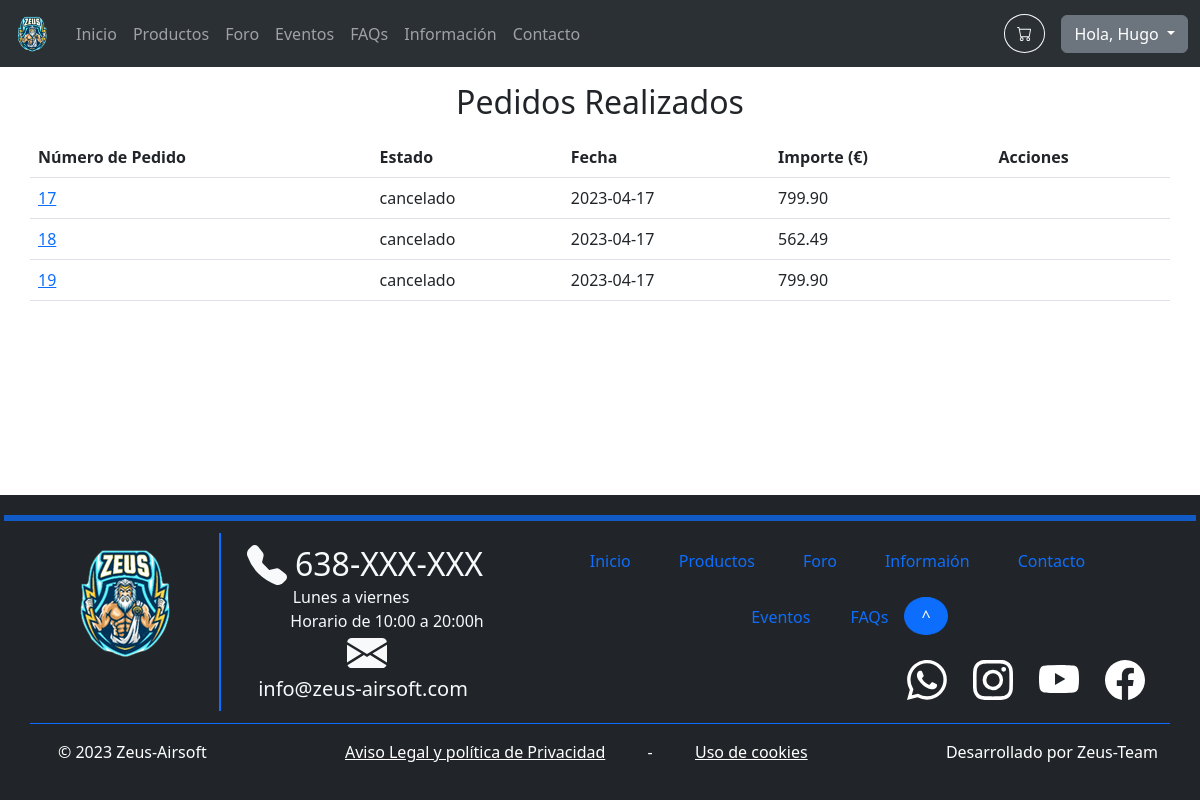
The app's page /orders.php (signed in), older data.
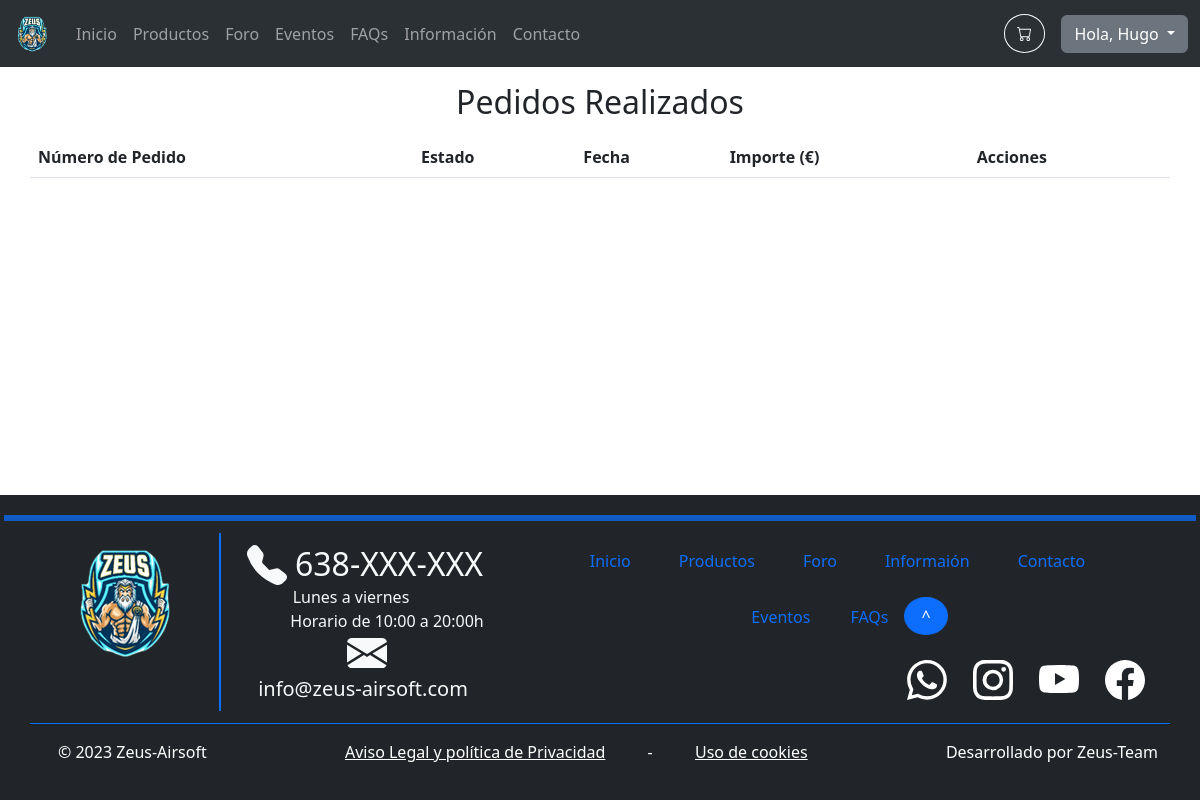
The same page, newer data.
### tables this page shows
CREATE TABLE `orders` (
  `id` int(11) NOT NULL,
  `state` varchar(1000) NOT NULL,
  `date` date NOT NULL,
  `amount` decimal(10,2) NOT NULL,
  `quantity` int(11) NOT NULL,
  `paymentMethod` varchar(1000) NOT NULL,
  `address` varchar(1000) NOT NULL
);

### includes/config.php (called while the page is built, shortened)
<?php
spl_autoload_register(function ($class) {
	$namespaceLength = strlen(NAMESPACE_PREFIX);
	$relativeClass = substr($class, $namespaceLength);
	$file = INCLUDES_ROOT . '/' . str_replace('\\', '/', $relativeClass) . '.php';
});

### includes/database/DatabaseProxy.php (called while the page is built, shortened)
<?php
require_once 'includes/config.php';
class DatabaseProxy
{
    private $m_Connection;
    public function __construct($databaseOptions = array())
    {
        $databaseOptions = array_merge(self::DEFAULT_OPTIONS, $databaseOptions);
        $host = $databaseOptions[self::HOST_KEY];
        $name = $databaseOptions[self::DATABASE_NAME_KEY];
        $username = $databaseOptions[self::USERNAME_KEY];
        $password = $databaseOptions[self::PASSWORD_KEY];
        $PDOOptions = $databaseOptions[self::PDO_OPTIONS_KEY];
        try {
            $this->m_Connection = new PDO("mysql:host=$host;dbname=$name", $username, $password, $PDOOptions);
        } catch (PDOException $e) {
            die('PDO connection error: ' . $e->getMessage());
        }
    }
    public function prepare($query)
    {
        return $this->m_Connection->prepare($query);
    }
}

### includes/Application.php (called while the page is built, shortened)
<?php
require_once 'includes/config.php';
class Application
{
    private static $s_Instance;
    private $m_DatabaseProxy;
    private function __construct()
    {
        $this->m_DatabaseProxy = new DatabaseProxy();
    }
    public static function getInstance() : Application
    {
        if (!isset(self::$s_Instance))
            self::$s_Instance = new Application();
        return self::$s_Instance;
    }
    public function getDatabaseProxy() : DatabaseProxy
    {
        return $this->m_DatabaseProxy;
    }
}

### includes/DTO/UserDTO.php (called while the page is built, shortened)
<?php
require_once 'includes/config.php';
class UserDTO extends DTO
{
    private $m_ID;
    private $m_Name;
    public function getID()
    {
        return $this->m_ID;
    }
    public function getName()
    {
        return $this->m_Name;
    }
}

### includes/DAO/DAO.php (called while the page is built, shortened)
<?php
require_once 'includes/config.php';
abstract class DAO
{
    public function __construct($tableName)
    {
        $this->m_DatabaseProxy = Application::getInstance()->getDatabaseProxy();
    }
}

### includes/DAO/OrderDAO.php (called while the page is built, shortened)
<?php
require_once 'includes/config.php';
class OrderDAO extends DAO
{
    public function getOrderForUser($userID): array
    {
        $query = 'SELECT o.id AS orderID,  o.state AS stateO, o.date AS dateO, o.amount AS amountO, o.quantity AS quantityO, o.paymentMethod AS paymentMethodO, o.address AS addressO
        FROM orders o
        INNER JOIN users_orders uo ON o.id = uo.orderID
        WHERE uo.userID = :userID';
        $statement = $this->m_DatabaseProxy->prepare($query);
        $statement->bindParam(':userID', $userID);
        $statement->execute();
        return $statement->fetchAll();
    }
}

### orders.php (the view, shortened to what this page needs)
<?php
require_once 'includes/config.php';
$userID = $_SESSION['user']->getID();
$orderDAO = new OrderDAO;
$orders = $orderDAO->read();
$results = $orderDAO->getOrderForUser($userID);
?>
<div class="container">
    <h2 class="m-3 d-flex justify-content-center">Pedidos Realizados</h2>
    <div class="row">
        <?php if (!isset($orders) || empty($orders)) : ?>
            <div class="col-12">
                <div class="row d-flex justify-content-center">
                    <h5>No hay ningún pedido realizado</h5>
                </div>
            </div>
        <?php else : ?>
            <table class="table">
                <thead>
                    <tr>
                        <th scope="col">Número de Pedido</th>
                        <th scope="col">Estado</th>
                        <th scope="col">Fecha</th>
                        <th scope="col">Importe (€)</th>
                        <th scope="col">Acciones</th>
                    </tr>
                </thead>
                <tbody>
                    <?php foreach ($results as $result) : ?>
                        <tr>
                            <?php
                                $orderID = $result['orderID'];
                                $state = $result['stateO'];
                                $date = $result['dateO'];
                                $amount = $result['amountO'];
                            ?>
                            <td><a href="viewOrder.php?orderID=<?= $orderID ?>"><?= $orderID ?></a></td>
                            <td><?= $state ?></td>
                            <td><?= $date ?></td>
                            <td><?= $amount ?></td>
                            <?php if ($result["stateO"] == "pendiente" || $result["stateO"] == "en proceso") : ?>
                                <td>
                                <?= ($form = new UpdateOrderForm($orderID, true))->handleForm(); ?>
                                </td>
                            <?php else : ?>
                                <td></td>
                            <?php endif; ?>
                        </tr>
                    <?php endforeach; ?>
                </tbody>
            </table>
        <?php endif ?>
    </div>
</div>
<?php
$content = ob_get_clean();
require_once INCLUDES_ROOT . '/templates/default_template.php';
?>

### includes/templates/default_template.php (shortened to what this page needs)
<!DOCTYPE html>
<html class="h-100" lang="es">
<head>
	<link href="https://cdn.jsdelivr.net/npm/bootstrap@5.3.0-alpha1/dist/css/bootstrap.min.css" rel="stylesheet">
</head>
<body class="min-vh-100">
	<div class="min-vh-100 d-flex flex-column">
		<?php require dirname(__DIR__) . '/common/navbar.php' ?>
		<main class="d-flex flex-fill">
			<?= $content ?>
		</main>
		<?php require dirname(__DIR__) . '/common/footer.php' ?>
	</div>
</body>
</html>

### includes/common/navbar.php (shortened to what this page needs)
<?php
require_once 'includes/config.php';
$current_page = basename($_SERVER['PHP_SELF']);
$logoPath = 'images/logo.png';
$menu = array(
    "index.php" => 'Inicio',
    "products.php" => 'Productos',
    "forum.php" => 'Foro',
    "events.php" => 'Eventos',
    "faqs.php" => 'FAQs',
    "information.php" => 'Información',
    "contact.php" => 'Contacto'
);
?>
<nav class="navbar navbar-dark bg-dark navbar-expand-lg bg-body-tertiary" data-bs-theme="dark">
    <div class="container-fluid">
        <a class="navbar-brand" href="index.php">
            <img src="<?= $logoPath ?>" alt="Logo" width="40" height="40" class="d-inline-block align-text-top">
        </a>
        <div class="collapse navbar-collapse" id="navbarText">
            <ul class="navbar-nav me-auto mb-2 mb-lg-0 justify-content-center">
                <?php foreach ($menu as $key => $value) : ?>
                    <li class="nav-item">
                        <a class="nav-link<?= $key == $current_page ? ' active' : '' ?>" href="<?= $key ?>"><?= $value ?></a>
                    </li>
                <?php endforeach ?>
            </ul>
            <form action="shoppingCart.php">
                <button type="submit" class="rounded-circle btn btn-outline-light me-3 pt-1">
                </button>
            </form>
            <?php if (isset($_SESSION["user"])) : ?>
                <div class="dropdown">
                    <button class="btn btn-secondary dropdown-toggle" type="button" data-bs-toggle="dropdown" aria-expanded="false">
                        Hola, <?= $_SESSION["user"]->getName() ?>
                    </button>
                </div>
            <?php endif ?>
        </div>
    </div>
</nav>

### includes/common/footer.php (shortened to what this page needs)
<footer class="bg-dark text-light py-3">
    <hr class="border border-primary border-3 opacity-75 m-1">
    <div class="container text-center ">
        <div class="row  ">
            <div class="col-md-2 border-end border-primary pb-1 mb-2 py-2 my-2">
                <a href="index.php" class="nav justify-content-center ">
                    <img src="images/logo.png">
                </a>
            </div>
            <div class="col-md-3 border-start border-primary pb-1 mb-2 py-2 my-2">
                <a href="contact.php " class="nav-link p-0 ">
                    <div class="nav justify-content-center mb-0 my-1">
                        <h2 class=" mb-0"> 638-XXX-XXX </h2>
                    </div>
                    <p class="mb-0 me-4">Lunes a viernes</p>
                    <p class="mb-0 ms-5">Horario de 10:00 a 20:00h</p>
                    <div class="nav justify-content-center mb-0 ">
                        <h5 class=" mb-0 py-1"> info@zeus-airsoft.com</h5>
                    </div>
                </a>
            </div>
            <div class="col-md-7 pb-1 mb-2 py-2 my-2">
                <ul class="nav justify-content-center p-0 ">
                    <li>
                        <p><a class="nav-link px-4" href="index.php"> Inicio</a></p>
                    </li>
                    <li>
                        <p><a href="products.php " class="nav-link px-4 ">Productos</a></p>
                    </li>
                    <li>
                        <p><a href="forum.php " class="nav-link px-4 ">Foro</a></p>
                    </li>
                    <li>
                        <p><a href="information.php " class="nav-link px-4 ">Informaión</a></p>
                    </li>
                    <li>
                        <p><a href="contact.php " class="nav-link px-4">Contacto</a></p>
                    </li>
                    <li>
                        <p><a href="events.php " class="nav-link px-4">Eventos</a></p>
                    </li>
                    <li>
                    <li>
                        <p><a href="faqs.php" class="nav-link px-3 ">FAQs</a></p>
                    </li>
                    <li>
                        <button class="btn btn-primary rounded-circle px-3" onclick="topFunction()" title="Ir arriba">^</button>
                    </li>
                </ul>
                <div class="row justify-content-end">
                    <ul class="nav col-md-6 justify-content-end list-unstyled d-flex  right-alignement">
                        <button type="button" class="btn btn-outline-dark rounded-5" onmouseover="this.style.backgroundColor='green'" onmouseout="this.style.backgroundColor=''">
                        </button>
                        <button type="button" class="btn btn-outline-dark rounded-5" onmouseover="this.style.backgroundColor='#833AB4'" onmouseout="this.style.backgroundColor=''">
                        </button>
                        <button type="button" class="btn btn-outline-dark rounded-5" onmouseover="this.style.backgroundColor='red'" onmouseout="this.style.backgroundColor=''">
                        </button>
                        <button type="button" class="btn btn-outline-dark rounded-5" onmouseover="this.style.backgroundColor='blue'" onmouseout="this.style.backgroundColor=''">
                        </button>
                    </ul>
                </div>
            </div>
            <div class="d-flex flex-sm-row justify-content-between py-3 my-1 pb-0 border-top border-primary">
                <div class="nav-link ms-3 me-5 text-white">
                    <p>&copy; 2023 Zeus-Airsoft</p>
                </div>
                <div class="nav-link  ms-5 ">
                    <p><a href="information.php#politica " class="text-white">Aviso Legal y política de
                            Privacidad</a></p>
                </div>
                <div class="nav-link  text-white ">
                    <p>-</p>
                </div>
                <div class="nav-link  me-5 ">
                    <p><a href="information.php#cookies" class="text-white">Uso de cookies</a></p>
                </div>
                <div class="nav-link    ms-5 text-white ">
                    <p>Desarrollado por Zeus-Team</p>
                </div>
            </div>
        </div>
</footer>

Row changes from the older to the newer data that the page shows:
removed orders: id "17", state "cancelado", date "2023-04-17", amount "799.90"
removed orders: id "18", state "cancelado", date "2023-04-17", amount "562.49"
removed orders: id "19", state "cancelado", date "2023-04-17", amount "799.90"
